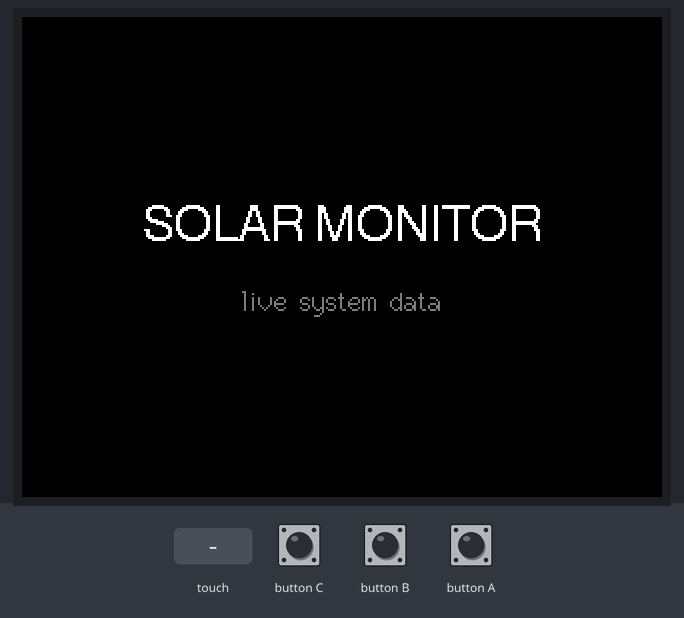
A sketch run on a simulated ESP32. Shown: 320×240 colour display. The test bench sets the inputs (shaded band). WiFi joins after 1.5 s; servers stay silent unless stated; no MQTT or app messages arrive unless stated.

Above: at 0.3 s.
At 20.7 s:
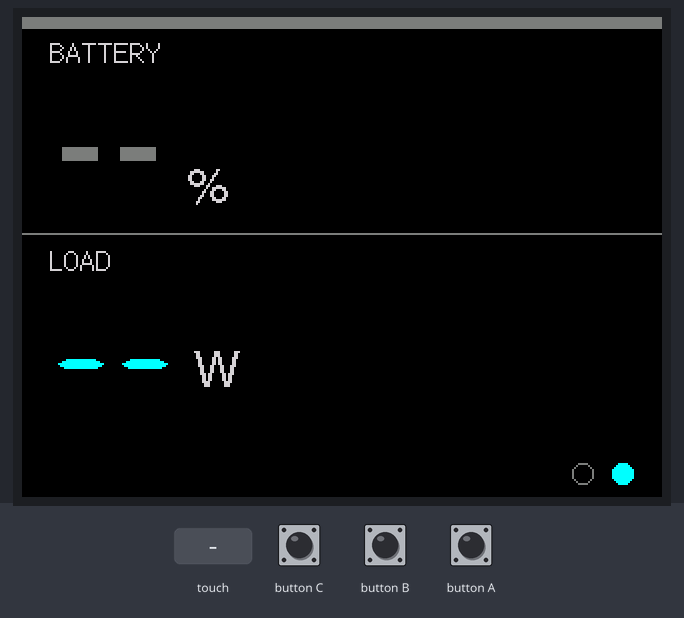
20.8 s: touch panel pressed at 13 % / 10 % of its raw x / y range
At 21.3 s:
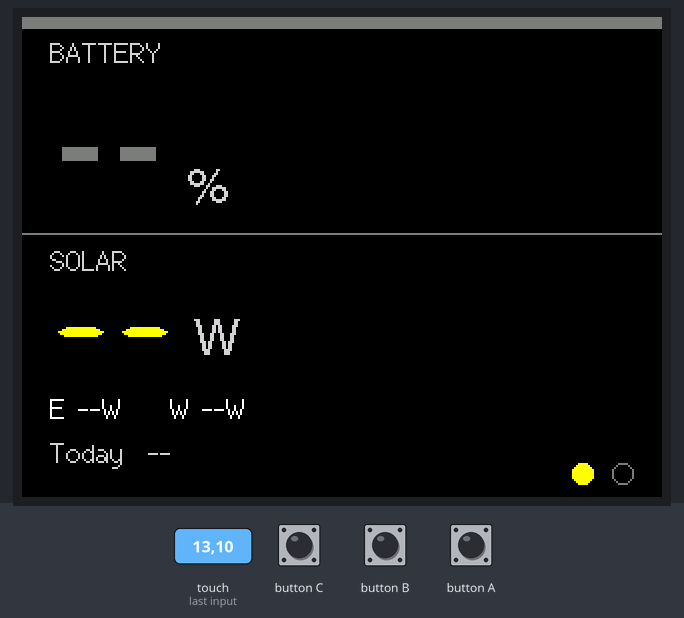
23.8 s: touch panel pressed at 38 % / 10 % of its raw x / y range
Timing chart, 0 to 26.8 s (numbered marks = the images above; inputs shaded):
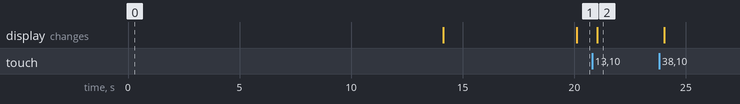

Measured:
- after the input at 20.8 s, the display: changes after 0.23 s (image 2)

The sketch:

victron_core2_share.ino
```cpp
// (licence header left out)
#include <M5Unified.h>
#include <WiFi.h>
#include <PubSubClient.h>
#include <ArduinoJson.h>

// ========================= CONFIGURE ME =========================
// --- Your WiFi ---
const char* WIFI_SSID = "YOUR_WIFI_SSID";
const char* WIFI_PASS = "YOUR_WIFI_PASSWORD";

// --- Your Victron GX device (Cerbo / Venus) local MQTT broker ---
const char* MQTT_HOST = "192.168.1.50";        // your GX device's LAN IP
const int   MQTT_PORT = 1883;                  // plaintext MQTT on the LAN
const char* MQTT_USER = "root";                // GX local MQTT user (often "root")
const char* MQTT_PASS = "YOUR_MQTT_PASSWORD";  // leave blank "" if your broker needs no auth

// --- Your VRM portal ID (GX: Settings > VRM online portal) ---
const char* PORTAL_ID = "YOUR_VRM_PORTAL_ID";

// --- Your two solar-charger instances ---
// Find them in MQTT Explorer under  N/<portal>/solarcharger/  (the numeric
// children). They are specific to each system - change to match yours.
const char* MPPT_W = "277";   // first MPPT  (labelled "W" below)
const char* MPPT_E = "278";   // second MPPT (labelled "E" below)

// --- Splash text (cosmetic) ---
const char* SPLASH_TITLE = "SOLAR MONITOR";
const char* SPLASH_SUB   = "live system data";

// SOC colour thresholds (%)
const float SOC_LOW = 20.0, SOC_MID = 50.0;
// ================================================================

String base = String("N/") + PORTAL_ID + "/";
String T_KEEPALIVE = String("R/") + PORTAL_ID + "/keepalive";
String T_SOC  = base + "system/0/Dc/Battery/Soc";
String T_LOAD = base + "system/0/Ac/Consumption/L1/Power";   // single-phase: L1 only
String T_PVW  = base + "solarcharger/" + MPPT_W + "/Yield/Power";
String T_PVE  = base + "solarcharger/" + MPPT_E + "/Yield/Power";
String T_YLDW = base + "solarcharger/" + MPPT_W + "/History/Daily/0/Yield";
String T_YLDE = base + "solarcharger/" + MPPT_E + "/History/Daily/0/Yield";

WiFiClient   net;
PubSubClient mqtt(net);
M5Canvas     canvas(&M5.Display);

float vSoc = NAN, vLoad = NAN, vPvW = NAN, vPvE = NAN, vYldW = NAN, vYldE = NAN;
uint32_t tSoc = 0;

int      pg = 0;                         // 0=SOLAR 1=LOAD
const int PAGES = 2;
uint32_t lastRotate = 0, lastKeep = 0, lastDraw = 0, lastWifiTry = 0, lastMqttTry = 0;

const uint32_t ROTATE_MS    = 6000;
const uint32_t KEEPALIVE_MS = 30000;
const uint32_t STALE_MS     = 30000;

void onMessage(char* topic, byte* payload, unsigned int len) {
  JsonDocument doc;                       // ArduinoJson v7. v6: StaticJsonDocument<128> doc;
  if (deserializeJson(doc, payload, len)) return;
  if (doc["value"].isNull()) return;
  float v = doc["value"].as<float>(); String t(topic);
  if      (t == T_SOC)  { vSoc = v; tSoc = millis(); }
  else if (t == T_LOAD) vLoad = v;
  else if (t == T_PVW)  vPvW  = v;
  else if (t == T_PVE)  vPvE  = v;
  else if (t == T_YLDW) vYldW = v;
  else if (t == T_YLDE) vYldE = v;
}

void ensureWifi() {
  if (WiFi.status() == WL_CONNECTED) return;
  if (millis() - lastWifiTry < 10000) return;
  lastWifiTry = millis(); WiFi.disconnect(); WiFi.begin(WIFI_SSID, WIFI_PASS);
}
void ensureMqtt() {
  if (mqtt.connected() || WiFi.status() != WL_CONNECTED) return;
  if (millis() - lastMqttTry < 3000) return;
  lastMqttTry = millis();
  String cid = "core2-" + String((uint32_t)ESP.getEfuseMac(), HEX);
  if (mqtt.connect(cid.c_str(), MQTT_USER, MQTT_PASS)) {
    mqtt.subscribe(T_SOC.c_str());  mqtt.subscribe(T_LOAD.c_str());
    mqtt.subscribe(T_PVW.c_str());  mqtt.subscribe(T_PVE.c_str());
    mqtt.subscribe(T_YLDW.c_str()); mqtt.subscribe(T_YLDE.c_str());
    mqtt.publish(T_KEEPALIVE.c_str(), ""); lastKeep = millis();
  }
}

uint16_t socColour(float s) {
  if (isnan(s))    return TFT_DARKGREY;
  if (s < SOC_LOW) return TFT_RED;
  if (s < SOC_MID) return M5.Display.color565(255, 150, 0);
  return TFT_GREEN;
}
void fmtPower(float w, char* out, size_t n, const char** unit) {
  if (isnan(w)) { snprintf(out, n, "--"); *unit = "W"; return; }
  if (fabs(w) >= 1000) { snprintf(out, n, "%.1f", w / 1000.0); *unit = "kW"; }
  else                 { snprintf(out, n, "%.0f", w);          *unit = "W";  }
}
float sum2(float a, float b) {
  if (isnan(a) && isnan(b)) return NAN;
  return (isnan(a) ? 0 : a) + (isnan(b) ? 0 : b);
}

void banner() {
  int W = canvas.width();
  bool stale = isnan(vSoc) || (millis() - tSoc > STALE_MS);
  uint16_t col = stale ? TFT_DARKGREY : socColour(vSoc);

  canvas.fillRect(0, 0, W, 6, col);
  canvas.setFont(&fonts::Font2); canvas.setTextSize(1);
  canvas.setTextDatum(top_left);  canvas.setTextColor(TFT_LIGHTGREY);
  canvas.drawString("BATTERY", 14, 10);

  char b[8];
  if (isnan(vSoc)) snprintf(b, sizeof(b), "--");
  else             snprintf(b, sizeof(b), "%.0f", vSoc);
  canvas.setFont(&fonts::Font8);                     // ~75px. Fallback: &fonts::Font7
  canvas.setTextSize(1); canvas.setTextDatum(top_left); canvas.setTextColor(col);
  canvas.drawString(b, 14, 28);
  int w = canvas.textWidth(b);
  canvas.setFont(&fonts::Font4); canvas.setTextSize(1);
  canvas.setTextColor(TFT_LIGHTGREY); canvas.setTextDatum(bottom_left);
  canvas.drawString("%", 14 + w + 10, 100);

  canvas.drawFastHLine(0, 108, W, TFT_DARKGREY);
}

void pageSolar() {
  char big[16]; const char* unit;
  fmtPower(sum2(vPvE, vPvW), big, sizeof(big), &unit);

  canvas.setFont(&fonts::Font2); canvas.setTextSize(1);
  canvas.setTextDatum(top_left); canvas.setTextColor(TFT_LIGHTGREY);
  canvas.drawString("SOLAR", 14, 114);

  canvas.setFont(&fonts::Font7); canvas.setTextSize(1);
  canvas.setTextDatum(top_left); canvas.setTextColor(TFT_YELLOW);
  canvas.drawString(big, 14, 134);
  int bw = canvas.textWidth(big);
  canvas.setFont(&fonts::Font4); canvas.setTextSize(1);
  canvas.setTextColor(TFT_LIGHTGREY); canvas.setTextDatum(top_left);
  canvas.drawString(unit, 14 + bw + 8, 150);

  char e[8], w[8], line[40];
  if (isnan(vPvE)) snprintf(e, sizeof(e), "--"); else snprintf(e, sizeof(e), "%.0f", vPvE);
  if (isnan(vPvW)) snprintf(w, sizeof(w), "--"); else snprintf(w, sizeof(w), "%.0f", vPvW);
  snprintf(line, sizeof(line), "E %sW    W %sW", e, w);
  canvas.setFont(&fonts::Font2); canvas.setTextSize(1);
  canvas.setTextColor(TFT_WHITE); canvas.setTextDatum(top_left);
  canvas.drawString(line, 14, 188);

  float today = sum2(vYldE, vYldW);
  char tline[32];
  if (isnan(today)) snprintf(tline, sizeof(tline), "Today  --");
  else              snprintf(tline, sizeof(tline), "Today  %.1f kWh", today);
  canvas.setTextColor(TFT_LIGHTGREY);
  canvas.drawString(tline, 14, 210);
}

void pageLoad() {
  char big[16]; const char* unit;
  fmtPower(vLoad, big, sizeof(big), &unit);

  canvas.setFont(&fonts::Font2); canvas.setTextSize(1);
  canvas.setTextDatum(top_left); canvas.setTextColor(TFT_LIGHTGREY);
  canvas.drawString("LOAD", 14, 114);

  canvas.setFont(&fonts::Font7); canvas.setTextSize(1);
  canvas.setTextDatum(top_left); canvas.setTextColor(TFT_CYAN);
  canvas.drawString(big, 14, 150);
  int bw = canvas.textWidth(big);
  canvas.setFont(&fonts::Font4); canvas.setTextSize(1);
  canvas.setTextColor(TFT_LIGHTGREY); canvas.setTextDatum(top_left);
  canvas.drawString(unit, 14 + bw + 8, 166);
}

void drawFrame() {
  int W = canvas.width(), H = canvas.height();
  canvas.fillSprite(TFT_BLACK);
  banner();
  if (pg == 0) pageSolar(); else pageLoad();

  uint16_t accent = (pg == 0) ? TFT_YELLOW : TFT_CYAN;
  for (int i = 0; i < PAGES; i++) {
    int dx = W - 20 - (PAGES - 1 - i) * 20;
    if (i == pg) canvas.fillCircle(dx, H - 12, 5, accent);
    else         canvas.drawCircle(dx, H - 12, 5, TFT_DARKGREY);
  }
  canvas.pushSprite(0, 0);
}

void splash() {
  canvas.fillSprite(TFT_BLACK); canvas.setTextDatum(middle_center);
  canvas.setFont(&fonts::Font4); canvas.setTextSize(1); canvas.setTextColor(TFT_WHITE);
  canvas.drawString(SPLASH_TITLE, canvas.width()/2, canvas.height()/2 - 14);
  canvas.setFont(&fonts::Font2); canvas.setTextColor(TFT_DARKGREY);
  canvas.drawString(SPLASH_SUB, canvas.width()/2, canvas.height()/2 + 22);
  canvas.pushSprite(0, 0);
}

void setup() {
  auto cfg = M5.config(); M5.begin(cfg);
  M5.Display.setRotation(1);
  canvas.setColorDepth(16);
  canvas.createSprite(M5.Display.width(), M5.Display.height());
  splash();
  ensureWifi();
  uint32_t t0 = millis();
  while (WiFi.status() != WL_CONNECTED && millis() - t0 < 12000) delay(200);
  mqtt.setServer(MQTT_HOST, MQTT_PORT); mqtt.setCallback(onMessage); ensureMqtt();
  delay(1500); lastRotate = millis(); drawFrame();
}

void loop() {
  M5.update(); ensureWifi(); ensureMqtt(); mqtt.loop();
  uint32_t now = millis();
  if (now - lastKeep > KEEPALIVE_MS && mqtt.connected()) {
    mqtt.publish(T_KEEPALIVE.c_str(), ""); lastKeep = now;
  }
  auto t = M5.Touch.getDetail();
  if (t.wasPressed()) { pg = (pg + 1) % PAGES; lastRotate = now; drawFrame(); }
  if (now - lastRotate > ROTATE_MS) { pg = (pg + 1) % PAGES; lastRotate = now; drawFrame(); }
  if (now - lastDraw > 1000) { drawFrame(); lastDraw = now; }
}
```
